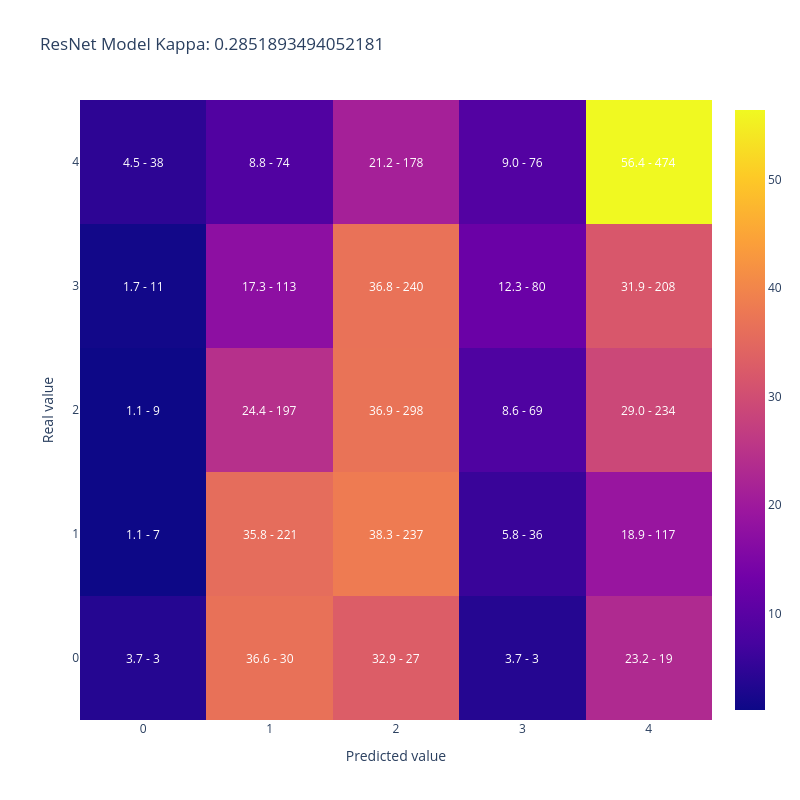

Notebook code for this chart:
### Code cell
plot_confusion_matrix(merged_datasets['AdoptionSpeed'],
                      merged_datasets['resnet_pred_score'].apply(np.argmax), 
                    title = 'ResNet Model Kappa: ' + str(cohen_kappa_score(merged_datasets['AdoptionSpeed'],
                                                                   merged_datasets['resnet_pred_score'].apply(np.argmax), 
                                                                    weights='quadratic')))

### Figure 1 — Plotly figure (JSON) as saved in the notebook; plotly's stock layout.template omitted (floating-point values rounded to 4 significant figures)
{"data": [{"type": "heatmap", "x": [0, 1, 2, 3, 4], "y": [0, 1, 2, 3, 4], "z": [[3.659, 36.59, 32.93, 3.659, 23.17], [1.133, 35.76, 38.35, 5.825, 18.93], [1.115, 24.41, 36.93, 8.55, 29.0], [1.687, 17.33, 36.81, 12.27, 31.9], [4.524, 8.81, 21.19, 9.048, 56.43]]}], "layout": {"annotations": [{"font": {"color": "white"}, "showarrow": false, "text": "3.7 - 3", "x": 0, "xref": "x", "y": 0, "yref": "y"}, {"font": {"color": "white"}, "showarrow": false, "text": "36.6 - 30", "x": 1, "xref": "x", "y": 0, "yref": "y"}, {"font": {"color": "white"}, "showarrow": false, "text": "32.9 - 27", "x": 2, "xref": "x", "y": 0, "yref": "y"}, {"font": {"color": "white"}, "showarrow": false, "text": "3.7 - 3", "x": 3, "xref": "x", "y": 0, "yref": "y"}, {"font": {"color": "white"}, "showarrow": false, "text": "23.2 - 19", "x": 4, "xref": "x", "y": 0, "yref": "y"}, {"font": {"color": "white"}, "showarrow": false, "text": "1.1 - 7", "x": 0, "xref": "x", "y": 1, "yref": "y"}, {"font": {"color": "white"}, "showarrow": false, "text": "35.8 - 221", "x": 1, "xref": "x", "y": 1, "yref": "y"}, {"font": {"color": "white"}, "showarrow": false, "text": "38.3 - 237", "x": 2, "xref": "x", "y": 1, "yref": "y"}, {"font": {"color": "white"}, "showarrow": false, "text": "5.8 - 36", "x": 3, "xref": "x", "y": 1, "yref": "y"}, {"font": {"color": "white"}, "showarrow": false, "text": "18.9 - 117", "x": 4, "xref": "x", "y": 1, "yref": "y"}, {"font": {"color": "white"}, "showarrow": false, "text": "1.1 - 9", "x": 0, "xref": "x", "y": 2, "yref": "y"}, {"font": {"color": "white"}, "showarrow": false, "text": "24.4 - 197", "x": 1, "xref": "x", "y": 2, "yref": "y"}, {"font": {"color": "white"}, "showarrow": false, "text": "36.9 - 298", "x": 2, "xref": "x", "y": 2, "yref": "y"}, {"font": {"color": "white"}, "showarrow": false, "text": "8.6 - 69", "x": 3, "xref": "x", "y": 2, "yref": "y"}, {"font": {"color": "white"}, "showarrow": false, "text": "29.0 - 234", "x": 4, "xref": "x", "y": 2, "yref": "y"}, {"font": {"color": "white"}, "showarrow": false, "text": "1.7 - 11", "x": 0, "xref": "x", "y": 3, "yref": "y"}, {"font": {"color": "white"}, "showarrow": false, "text": "17.3 - 113", "x": 1, "xref": "x", "y": 3, "yref": "y"}, {"font": {"color": "white"}, "showarrow": false, "text": "36.8 - 240", "x": 2, "xref": "x", "y": 3, "yref": "y"}, {"font": {"color": "white"}, "showarrow": false, "text": "12.3 - 80", "x": 3, "xref": "x", "y": 3, "yref": "y"}, {"font": {"color": "white"}, "showarrow": false, "text": "31.9 - 208", "x": 4, "xref": "x", "y": 3, "yref": "y"}, {"font": {"color": "white"}, "showarrow": false, "text": "4.5 - 38", "x": 0, "xref": "x", "y": 4, "yref": "y"}, {"font": {"color": "white"}, "showarrow": false, "text": "8.8 - 74", "x": 1, "xref": "x", "y": 4, "yref": "y"}, {"font": {"color": "white"}, "showarrow": false, "text": "21.2 - 178", "x": 2, "xref": "x", "y": 4, "yref": "y"}, {"font": {"color": "white"}, "showarrow": false, "text": "9.0 - 76", "x": 3, "xref": "x", "y": 4, "yref": "y"}, {"font": {"color": "white"}, "showarrow": false, "text": "56.4 - 474", "x": 4, "xref": "x", "y": 4, "yref": "y"}], "height": 800, "title": {"text": "ResNet Model Kappa: 0.2851893494052181"}, "width": 800, "xaxis": {"title": {"text": "Predicted value"}}, "yaxis": {"title": {"text": "Real value"}}}}
